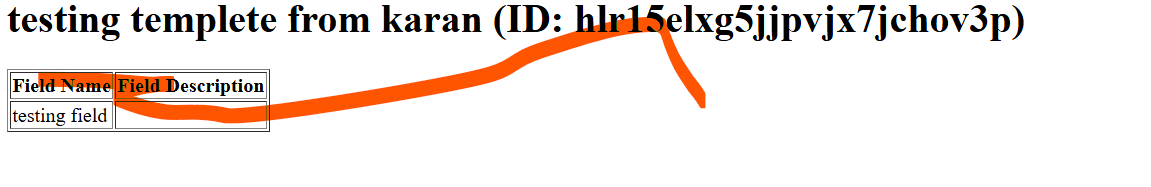
#> input picture images/ss1.jpg, 1151 x 187 px
$ python image_filter.py
#> lines starting #> are read from the running program, lines starting #| are printed output that depends on the picture
import numpy as np
import matplotlib.pyplot as plt
from scipy.signal import convolve2d as conv2
from skimage import io, color, restoration

# Read an image from a local folder
image_path = 'images/ss1.jpg'
image = io.imread(image_path)
#> image is the input picture: shape (187, 1151, 4); mean R, G, B, A 240.1, 231.5, 227.2, 255

# Handle images with an alpha channel
if image.shape[2] == 4:
    image = image[:, :, :3]  # Discard the alpha channel
#> image: shape (187, 1151, 3)

# Convert to grayscale
astro = color.rgb2gray(image)
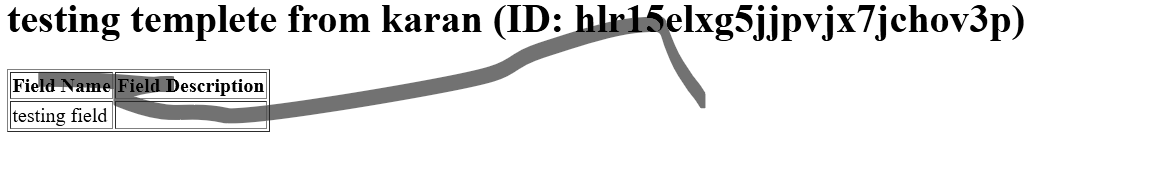
#> astro: shape (187, 1151) float64; min 0, max 1, mean 0.914

# Define a PSF (Point Spread Function)
psf = np.ones((5, 5)) / 25

# Blur the image (simulate the optical blur)
astro = conv2(astro, psf, 'same')
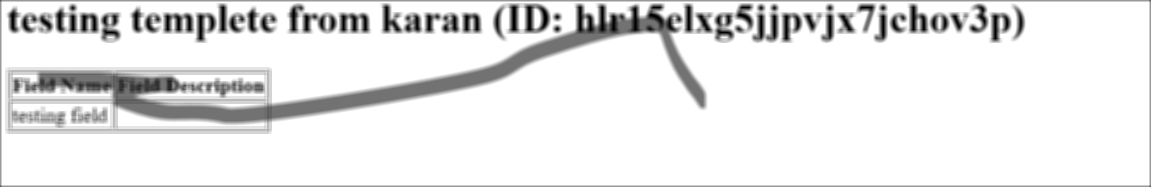
#> astro: shape (187, 1151) float64; min 0, max 1, mean 0.907

# Add noise to the image
rng = np.random.default_rng()
astro_noisy = astro.copy()
astro_noisy += (rng.poisson(lam=25, size=astro.shape) - 10) / 255.0
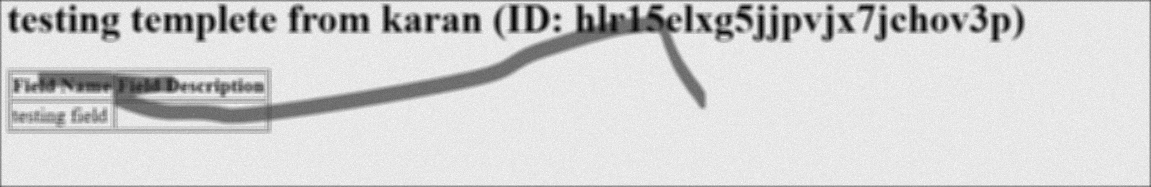
#> astro_noisy: shape (187, 1151) float64; min 0.00624, max 1.16, mean 0.965; drawn with min black and max white

# Restore the image using Richardson-Lucy algorithm
deconvolved_RL = restoration.richardson_lucy(astro_noisy, psf, num_iter=30)
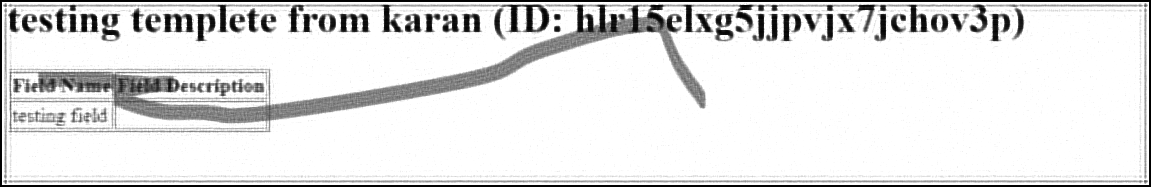
#> deconvolved_RL: shape (187, 1151) float64; min 6.36e-11, max 1, mean 0.886

# Plotting the results
fig, ax = plt.subplots(nrows=1, ncols=3, figsize=(8, 5))
plt.gray()

for a in (ax[0], ax[1], ax[2]):
    a.axis('off')

ax[0].imshow(astro)
ax[0].set_title('Original Data')

ax[1].imshow(astro_noisy)
ax[1].set_title('Noisy data')

ax[2].imshow(deconvolved_RL, vmin=astro_noisy.min(), vmax=astro_noisy.max())
ax[2].set_title('Restoration using\nRichardson-Lucy')

fig.subplots_adjust(wspace=0.02, hspace=0.2, top=0.9, bottom=0.05, left=0, right=1)
plt.show()

$ run again, with images/Invoice(11).jpg copied over images/ss1.jpg
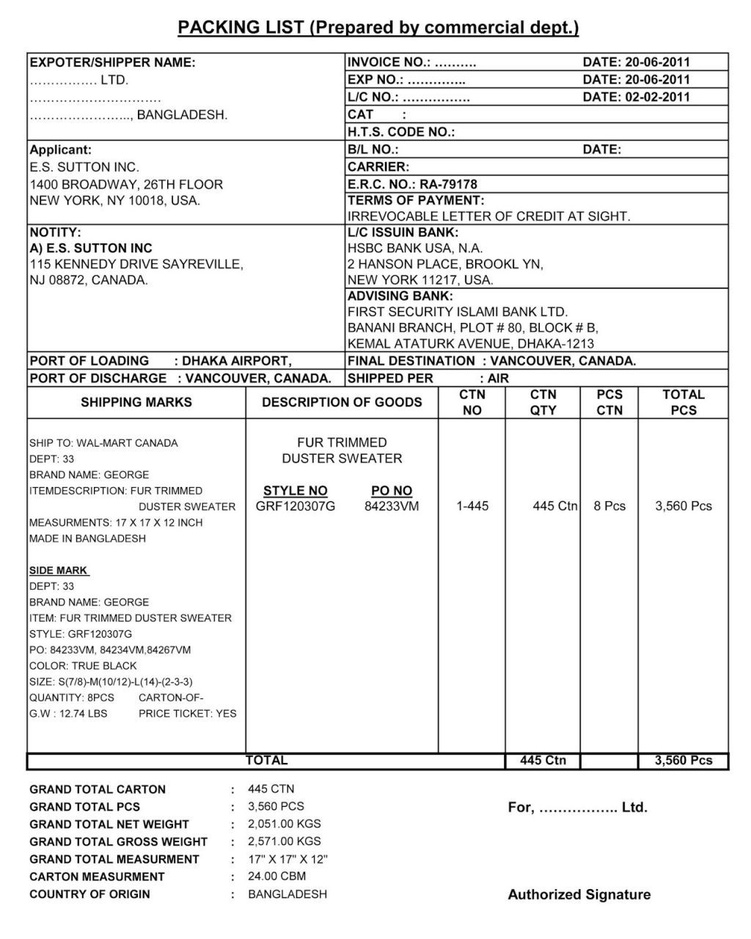
#> input picture images/Invoice(11).jpg, 751 x 939 px, shrunk from 1024 x 1280 before the run
#> image is the input picture: shape (939, 751, 3); min 0, max 255, mean 235.7
#> `astro_noisy += (rng.poisson(lam=25, size=astro.shape) - 10) / 255.0`:
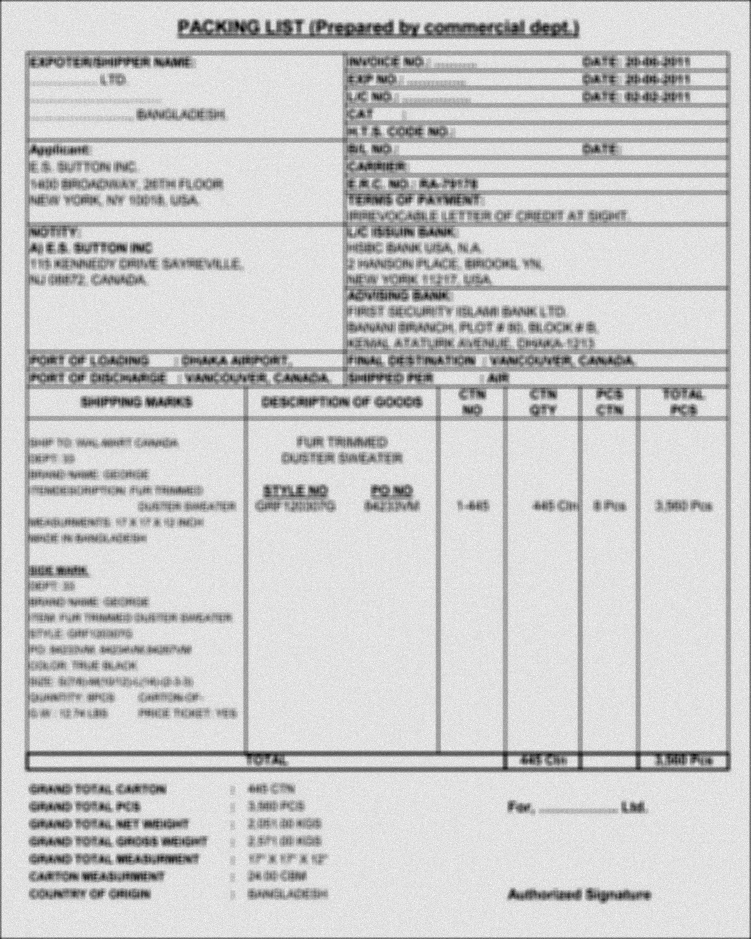
#> astro_noisy: shape (939, 751) float64; min 0.227, max 1.16, mean 0.98; drawn with min black and max white
#> `plt.show()`:
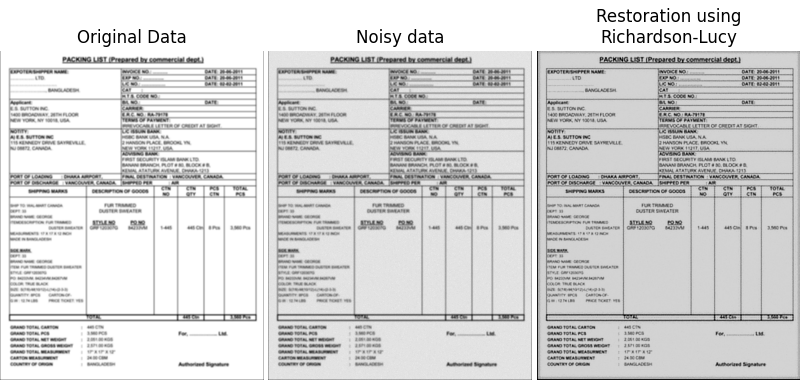
#> figure drawn by matplotlib, 3 panels
